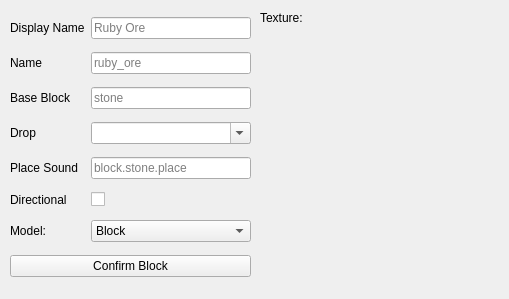
      <widget class="QWidget" name="blockEditor">
       <widget class="QPushButton" name="blockTextureButtonBottom">
        <property name="geometry">
         <rect>
          <x>330</x>
          <y>150</y>
          <width>50</width>
          <height>50</height>
         </rect>
        </property>
        <property name="acceptDrops">
         <bool>true</bool>
        </property>
        <property name="toolTip">
         <string>&lt;html&gt;&lt;head/&gt;&lt;body&gt;&lt;p&gt;The bottom texture of your block. &lt;span style=&quot; font-weight:700;&quot;&gt;If you are using a Custom model, only use this texture!&lt;/span&gt;&lt;/p&gt;&lt;/body&gt;&lt;/html&gt;</string>
        </property>
        <property name="text">
         <string/>
        </property>
        <property name="flat">
         <bool>true</bool>
        </property>
       </widget>
       <widget class="QPushButton" name="blockTextureButtonTop">
        <property name="geometry">
         <rect>
          <x>330</x>
          <y>30</y>
          <width>50</width>
          <height>50</height>
         </rect>
        </property>
        <property name="acceptDrops">
         <bool>true</bool>
        </property>
        <property name="toolTip">
         <string>&lt;html&gt;&lt;head/&gt;&lt;body&gt;&lt;p&gt;The top texture of your block. &lt;span style=&quot; font-weight:700;&quot;&gt;If you are using a Custom model, only use the bottom texture!&lt;/span&gt;&lt;/p&gt;&lt;/body&gt;&lt;/html&gt;</string>
        </property>
        <property name="text">
         <string/>
        </property>
        <property name="flat">
         <bool>true</bool>
        </property>
       </widget>
       <widget class="QPushButton" name="blockTextureButtonLeft">
        <property name="geometry">
         <rect>
          <x>270</x>
          <y>90</y>
          <width>50</width>
          <height>50</height>
         </rect>
        </property>
        <property name="acceptDrops">
         <bool>true</bool>
        </property>
        <property name="toolTip">
         <string>&lt;html&gt;&lt;head/&gt;&lt;body&gt;&lt;p&gt;The left texture of your block. &lt;span style=&quot; font-weight:700;&quot;&gt;If you are using a Custom model, only use the bottom texture!&lt;/span&gt;&lt;/p&gt;&lt;/body&gt;&lt;/html&gt;</string>
        </property>
        <property name="text">
         <string/>
        </property>
        <property name="flat">
         <bool>true</bool>
        </property>
       </widget>
       <widget class="QPushButton" name="blockTextureButtonBack">
        <property name="geometry">
         <rect>
          <x>330</x>
          <y>90</y>
          <width>50</width>
          <height>50</height>
         </rect>
        </property>
        <property name="acceptDrops">
         <bool>true</bool>
        </property>
        <property name="toolTip">
         <string>&lt;html&gt;&lt;head/&gt;&lt;body&gt;&lt;p&gt;The back texture of your block. &lt;span style=&quot; font-weight:700;&quot;&gt;If you are using a Custom model, only use the bottom texture!&lt;/span&gt;&lt;/p&gt;&lt;/body&gt;&lt;/html&gt;</string>
        </property>
        <property name="text">
         <string/>
        </property>
        <property name="flat">
         <bool>true</bool>
        </property>
       </widget>
       <widget class="QPushButton" name="blockTextureButtonFront">
        <property name="geometry">
         <rect>
          <x>450</x>
          <y>90</y>
          <width>50</width>
          <height>50</height>
         </rect>
        </property>
        <property name="acceptDrops">
         <bool>true</bool>
        </property>
        <property name="toolTip">
         <string>&lt;html&gt;&lt;head/&gt;&lt;body&gt;&lt;p&gt;The front texture of your block. &lt;span style=&quot; font-weight:700;&quot;&gt;If you are using a Custom model, only use the bottom texture!&lt;/span&gt;&lt;/p&gt;&lt;/body&gt;&lt;/html&gt;</string>
        </property>
        <property name="text">
         <string/>
        </property>
        <property name="flat">
         <bool>true</bool>
        </property>
       </widget>
       <widget class="QPushButton" name="blockTextureButtonRight">
        <property name="geometry">
         <rect>
          <x>390</x>
          <y>90</y>
          <width>50</width>
          <height>50</height>
         </rect>
        </property>
        <property name="acceptDrops">
         <bool>true</bool>
        </property>
        <property name="toolTip">
         <string>&lt;html&gt;&lt;head/&gt;&lt;body&gt;&lt;p&gt;The right texture of your block. &lt;span style=&quot; font-weight:700;&quot;&gt;If you are using a Custom model, only use the bottom texture!&lt;/span&gt;&lt;/p&gt;&lt;/body&gt;&lt;/html&gt;</string>
        </property>
        <property name="text">
         <string/>
        </property>
        <property name="flat">
         <bool>true</bool>
        </property>
       </widget>
       <widget class="QLabel" name="blockTextureLabel">
        <property name="geometry">
         <rect>
          <x>260</x>
          <y>10</y>
          <width>49</width>
          <height>16</height>
         </rect>
        </property>
        <property name="text">
         <string>Texture:</string>
        </property>
       </widget>
       <widget class="QWidget" name="layoutWidget">
        <property name="geometry">
         <rect>
          <x>10</x>
          <y>10</y>
          <width>241</width>
          <height>280</height>
         </rect>
        </property>
        <layout class="QGridLayout" name="gridLayout">
         <item row="5" column="1">
          <widget class="QCheckBox" name="blockDirectional">
           <property name="toolTip">
            <string>&lt;html&gt;&lt;head/&gt;&lt;body&gt;&lt;p&gt;When this is checked, it'll place like an oak log, directionally.&lt;/p&gt;&lt;/body&gt;&lt;/html&gt;</string>
           </property>
           <property name="text">
            <string/>
           </property>
          </widget>
         </item>
         <item row="6" column="1">
          <widget class="QComboBox" name="blockModel">
           <property name="toolTip">
            <string>&lt;html&gt;&lt;head/&gt;&lt;body&gt;&lt;p&gt;The model of your block.&lt;/p&gt;&lt;p&gt;Block: A normal block.&lt;/p&gt;&lt;p&gt;Custom: A model you created in &lt;span style=&quot; font-weight:700;&quot;&gt;BlockBench&lt;/span&gt;.&lt;/p&gt;&lt;/body&gt;&lt;/html&gt;</string>
           </property>
           <item>
            <property name="text">
             <string>Block</string>
            </property>
           </item>
           <item>
            <property name="text">
             <string>Custom</string>
            </property>
           </item>
          </widget>
         </item>
         <item row="4" column="0">
          <widget class="QLabel" name="blockPlaceSoundLabel">
           <property name="text">
            <string>Place Sound</string>
           </property>
          </widget>
         </item>
         <item row="3" column="0">
          <widget class="QLabel" name="blockDropLabel">
           <property name="text">
            <string>Drop</string>
           </property>
          </widget>
         </item>
         <item row="2" column="1">
          <widget class="QLineEdit" name="blockBaseBlock">
           <property name="toolTip">
            <string>&lt;html&gt;&lt;head/&gt;&lt;body&gt;&lt;p&gt;The block that your custom block hides inside of. This determines most of the sounds (other than the place sound), mining speed, etc. &lt;span style=&quot; font-weight:700;&quot;&gt;Do not use minecraft: in front of the block!&lt;/span&gt;&lt;/p&gt;&lt;/body&gt;&lt;/html&gt;</string>
           </property>
           <property name="placeholderText">
            <string>stone</string>
           </property>
          </widget>
         </item>
         <item row="0" column="1">
          <widget class="QLineEdit" name="blockDisplayName">
           <property name="toolTip">
            <string>&lt;html&gt;&lt;head/&gt;&lt;body&gt;&lt;p&gt;The name you'll see for your block in your inventory!&lt;/p&gt;&lt;/body&gt;&lt;/html&gt;</string>
           </property>
           <property name="placeholderText">
            <string>Ruby Ore</string>
           </property>
          </widget>
         </item>
         <item row="5" column="0">
          <widget class="QLabel" name="blockDirectionalLabel">
           <property name="text">
            <string>Directional</string>
           </property>
          </widget>
         </item>
         <item row="4" column="1">
          <widget class="QLineEdit" name="blockPlaceSound">
           <property name="toolTip">
            <string>&lt;html&gt;&lt;head/&gt;&lt;body&gt;&lt;p&gt;When this is checked, it'll place like an oak log, directionally.&lt;/p&gt;&lt;/body&gt;&lt;/html&gt;</string>
           </property>
           <property name="placeholderText">
            <string>block.stone.place</string>
           </property>
          </widget>
         </item>
         <item row="3" column="1">
          <widget class="QComboBox" name="blockDropBox">
           <property name="toolTip">
            <string>&lt;html&gt;&lt;head/&gt;&lt;body&gt;&lt;p&gt;The item or block that this block drops when it is broken. Self will drop itself, or you can choose any of your blocks or items, or you can choose any Minecraft block or item.&lt;/p&gt;&lt;/body&gt;&lt;/html&gt;</string>
           </property>
           <property name="editable">
            <bool>true</bool>
           </property>
          </widget>
         </item>
         <item row="6" column="0">
          <widget class="QLabel" name="blockModelLabel">
           <property name="text">
            <string>Model:</string>
           </property>
          </widget>
         </item>
         <item row="1" column="0">
          <widget class="QLabel" name="blockNameLabel">
           <property name="text">
            <string>Name</string>
           </property>
          </widget>
         </item>
         <item row="0" column="0">
          <widget class="QLabel" name="blockDisplayNameLabel">
           <property name="text">
            <string>Display Name</string>
           </property>
          </widget>
         </item>
         <item row="1" column="1">
          <widget class="QLineEdit" name="blockName">
           <property name="toolTip">
            <string>&lt;html&gt;&lt;head/&gt;&lt;body&gt;&lt;p&gt;How the game refers to the block.&lt;/p&gt;&lt;/body&gt;&lt;/html&gt;</string>
           </property>
           <property name="placeholderText">
            <string>ruby_ore</string>
           </property>
          </widget>
         </item>
         <item row="2" column="0">
          <widget class="QLabel" name="blockBaseBlockName">
           <property name="text">
            <string>Base Block</string>
           </property>
          </widget>
         </item>
         <item row="7" column="0" colspan="2">
          <widget class="QPushButton" name="blockConfirmButton">
           <property name="text">
            <string>Confirm Block</string>
           </property>
          </widget>
         </item>
        </layout>
       </widget>
       <widget class="QLabel" name="blockTextureLabelLeft">
        <property name="geometry">
         <rect>
          <x>270</x>
          <y>90</y>
          <width>50</width>
          <height>50</height>
         </rect>
        </property>
        <property name="text">
         <string/>
        </property>
       </widget>
       <widget class="QLabel" name="blockTextureLabelBottom">
        <property name="geometry">
         <rect>
          <x>330</x>
          <y>150</y>
          <width>50</width>
          <height>50</height>
         </rect>
        </property>
        <property name="text">
         <string/>
        </property>
       </widget>
       <widget class="QLabel" name="blockTextureLabelBack">
        <property name="geometry">
         <rect>
          <x>330</x>
          <y>90</y>
          <width>50</width>
          <height>50</height>
         </rect>
        </property>
        <property name="text">
         <string/>
        </property>
       </widget>
       <widget class="QLabel" name="blockTextureLabelTop">
        <property name="geometry">
         <rect>
          <x>330</x>
          <y>30</y>
          <width>50</width>
          <height>50</height>
         </rect>
        </property>
        <property name="text">
         <string/>
        </property>
       </widget>
       <widget class="QLabel" name="blockTextureLabelRight">
        <property name="geometry">
         <rect>
          <x>390</x>
          <y>90</y>
          <width>50</width>
          <height>50</height>
         </rect>
        </property>
        <property name="text">
         <string/>
        </property>
       </widget>
       <widget class="QLabel" name="blockTextureLabelFront">
        <property name="geometry">
         <rect>
          <x>450</x>
          <y>90</y>
          <width>50</width>
          <height>50</height>
         </rect>
        </property>
        <property name="text">
         <string/>
        </property>
       </widget>
       <zorder>blockTextureLabelFront</zorder>
       <zorder>blockTextureLabelRight</zorder>
       <zorder>blockTextureLabelTop</zorder>
       <zorder>blockTextureLabelBack</zorder>
       <zorder>blockTextureLabelBottom</zorder>
       <zorder>blockTextureLabelLeft</zorder>
       <zorder>blockTextureButtonBottom</zorder>
       <zorder>blockTextureButtonTop</zorder>
       <zorder>blockTextureButtonLeft</zorder>
       <zorder>blockTextureButtonBack</zorder>
       <zorder>blockTextureButtonFront</zorder>
       <zorder>blockTextureButtonRight</zorder>
       <zorder>blockTextureLabel</zorder>
       <zorder>layoutWidget</zorder>
      </widget>
